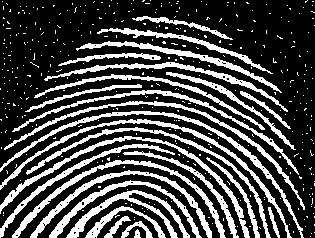
%> input picture week_10/img/noisy_fingerprint.tif, 315 x 238 px
$ octave script_06.m   (GNU Octave 9; MATLAB toolbox functions it lacks are replaced by stand-ins)
%> lines starting %> are read from the running program, lines starting %| are printed output that depends on the picture; in (x1, y1, x2, y2) boxes, pixels count from 0 and x2, y2 are one past the last pixel; in counts of white or black regions, pixels touching at a corner belong together; the program's own positions count from 1
%
% script_06.m
% IPT function: bwmorph
%

clear all;
close all;

f = imread('img/noisy_fingerprint.tif');
%> f: size 238x315 logical; 28.5% white; 414 white regions (387 under 20 px), largest, box (x1, y1, x2, y2) and area: (0, 111, 304, 238) 1388, (0, 136, 250, 238) 1372, (0, 119, 292, 238) 1337

se = strel('square', 2);
fo = imopen(f, se);
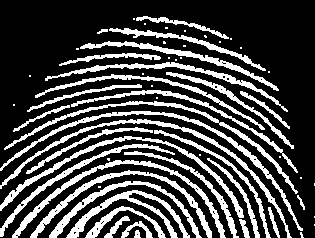
%> fo: size 238x315 logical; 27.3% white; 61 white regions (29 under 20 px), largest, box (x1, y1, x2, y2) and area: (0, 111, 303, 231) 1364, (0, 119, 292, 238) 1332, (12, 160, 226, 238) 1291
foc = imclose(fo, se);
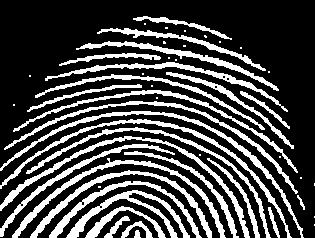
%> foc: size 238x315 logical; 27.6% white; 51 white regions (23 under 20 px), largest, box (x1, y1, x2, y2) and area: (0, 111, 304, 238) 1394, (0, 136, 250, 238) 1380, (0, 119, 292, 238) 1336

g1 = bwmorph(foc, 'thin', 1);
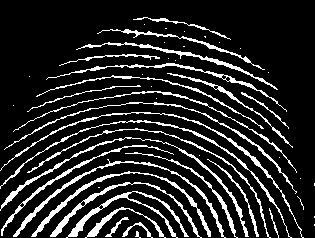
%> g1: size 238x315 logical; 15% white in thin lines or dots
g2 = bwmorph(foc, 'thin', 2);
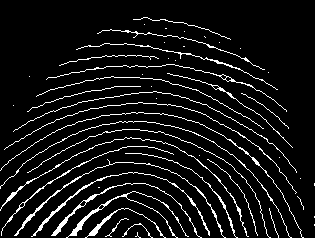
%> g2: size 238x315 logical; 8% white in thin lines or dots
ginf = bwmorph(foc, 'thin', Inf);
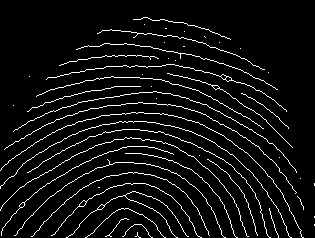
%> ginf: size 238x315 logical; 6.2% white in thin lines or dots

figure(1);
subplot(2, 2, 1), imshow(f);
subplot(2, 2, 2), imshow(foc);
subplot(2, 2, 3), imshow(g1);
subplot(2, 2, 4), imshow(g2);

figure(2);
imshow(ginf);

$ run again, with week_10/img/broken_text.tif copied over week_10/img/noisy_fingerprint.tif
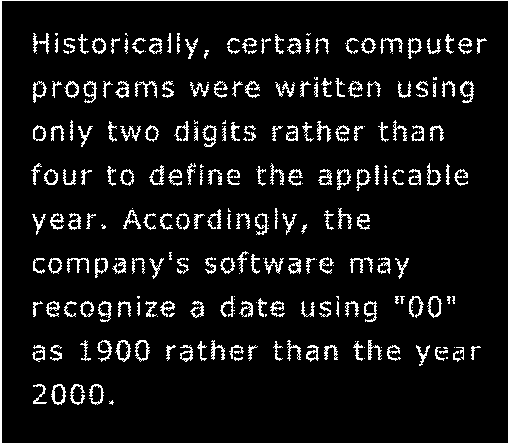
%> input picture week_10/img/broken_text.tif, 509 x 444 px
%> f: size 444x509 logical; 8.1% white in thin lines or dots
%> fo: size 444x509 logical; 6.4% white in thin lines or dots
%> `foc = imclose(fo, se);`:
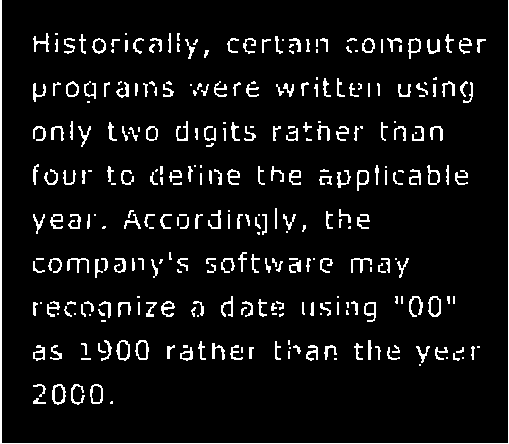
%> foc: size 444x509 logical; 6.9% white in thin lines or dots
%> g1: size 444x509 logical; 3.1% white in thin lines or dots
%> `g2 = bwmorph(foc, 'thin', 2);`:
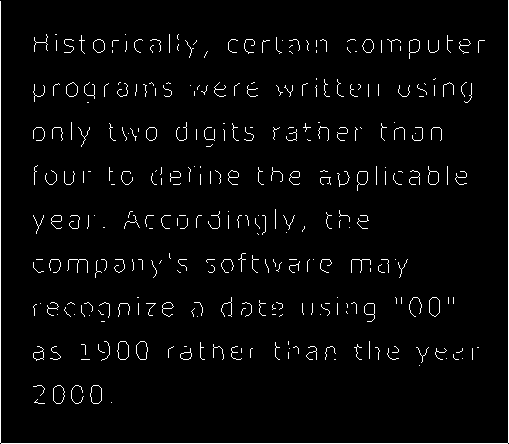
%> g2: size 444x509 logical; 2.9% white in thin lines or dots
%> ginf: size 444x509 logical; 2.9% white in thin lines or dots
